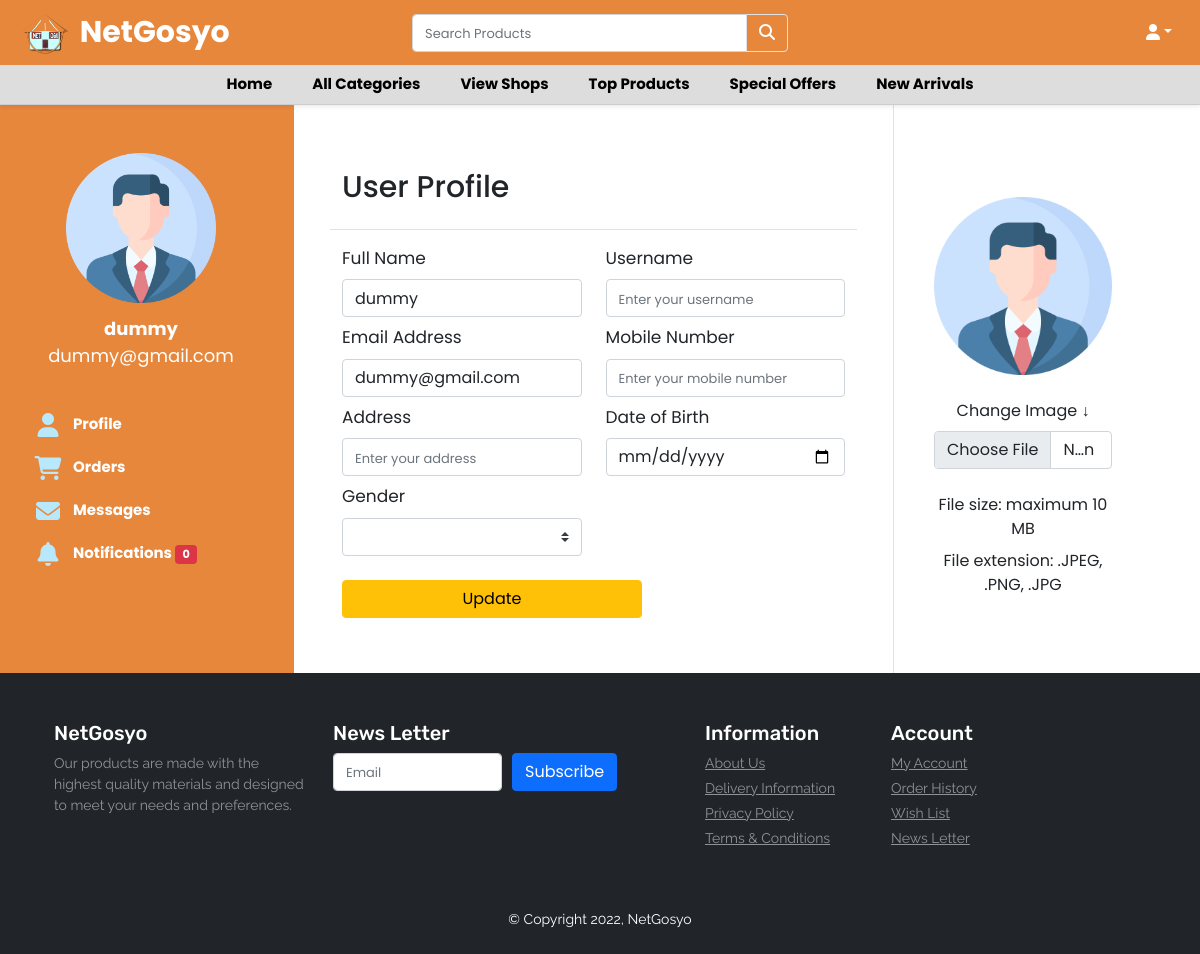
Screenshot of /user.php with the database file from the repository.
### tables this page shows
CREATE TABLE `user_form` (
  `id` int(100) NOT NULL,
  `fullname` varchar(100) NOT NULL,
  `email` varchar(100) NOT NULL,
  `username` varchar(255) NOT NULL,
  `password` varchar(100) NOT NULL,
  `phonenumber` varchar(255) NOT NULL,
  `address` varchar(255) NOT NULL,
  `dateofbirth` varchar(255) NOT NULL,
  `gender` varchar(255) NOT NULL,
  `image` varchar(255) NOT NULL,
  `shopname` varchar(250) NOT NULL DEFAULT 'user',
  `vkey` varchar(50) NOT NULL,
  `verified` tinyint(1) NOT NULL DEFAULT 0,
  `register_date` timestamp NOT NULL DEFAULT current_timestamp() ON UPDATE current_timestamp()
);

### user.php (the view, shortened to what this page needs)
<?php
include('header.php');
include('config.php');
$username = $_SESSION["user_id"];
$findresult = mysqli_query($conn, "SELECT * FROM user_form WHERE id = '$user_id'");
if ($res = mysqli_fetch_array($findresult)) {
	$fullname = $res['fullname'] ?? '';
	$username = $res['username']  ?? '';
	$email = $res['email']  ?? '';
	$phonenumber = $res['phonenumber']  ?? '';
	$address = $res['address']  ?? '';
	$dateofbirth = $res['dateofbirth']  ?? '';
	$gender = $res['gender']  ?? '';
	$image = $res['image']  ?? '';
}
?>
<!DOCTYPE html>
<html>
<head>
	<link rel="stylesheet" type="text/css" href="user_profile/css/style1.css">
	<link href="https://cdn.jsdelivr.net/npm/bootstrap@5.0.0-alpha1/dist/css/bootstrap.min.css" rel="stylesheet">
	<link href="https://cdn.jsdelivr.net/npm/bootstrap@5.0.0-alpha1/dist/js/bootstrap.bundle.min.js" rel="stylesheet">
	<link href="https://cdnjs.cloudflare.com/ajax/libs/jquery/3.2.1/jquery.min.js" rel="stylesheet">
	<link rel="stylesheet" href="https://cdnjs.cloudflare.com/ajax/libs/font-awesome/6.2.0/css/all.min.css" />
</head>
<body>
	<form action="" method="post" enctype='multipart/form-data'>
		<div class="mt-6 mb-6">
			<div class="row">
				<div class="col-3 color_left">
					<div class="d-flex flex-column align-items-center text-center p-3 py-1 pt-5">
						<div style="max-width:150px">
							<?php if ($image == NULL) {
								echo '<img src="user_profile/profile.png" class="img-fluid">';
							} else {
								echo '<img src="user-profiles/' . $image . '" class="rounded-circle img-fluid " style="height:150px; width: 150px;">';
							}
							?>
						</div>
						<span class="font-weight-bold"><?php echo $fullname; ?></span><span class=><?php echo $email; ?></span><span> </span>
					</div>
					<nav id="navbar" class="nav-menu navbar">
						<ul style="list-style: none;">
							<?php if ($_SESSION['role'] == 'user') { ?>
								<li><a href="user.php" class="nav-link scrollto ml-3"><i class="fa-solid fa-user" style="width:42px;text-align:center"></i> <span>Profile</span></a></li>
								<li><a href="orders.php" class="nav-link scrollto ml-3"><i class="fa-solid fa-cart-shopping" style="width:42px;text-align:center"></i> <span>Purchases</span></a></li>
								<li><a href="messages.php" class="nav-link scrollto ml-3"><i class="fa-solid fa-envelope" style="width:42px;text-align:center"></i> <span>Messages</span></a></li>
								<li><a href="notifications.php" class="nav-link scrollto ml-3"><i class="fa-solid fa-bell" style="width:42px;text-align:center"></i> <span>Notifications <span class="badge badge-danger"><?= mysqli_num_rows($notifications) ?></span></span></a></li>
								<li><a href="user-changepass.php" class="nav-link scrollto ml-3"><i class="fa-solid fa-cog" style="width:42px;text-align:center"></i> <span>Change Password</span></a></li>
							<?php } else { ?>
								<li><a href="user.php" class="nav-link scrollto ml-3"><i class="fa-solid fa-user" style="width:42px;text-align:center"></i> <span>Profile</span></a></li>
								<li><a href="orders.php" class="nav-link scrollto ml-3"><i class="fa-solid fa-cart-shopping" style="width:42px;text-align:center"></i> <span>Orders</span></a></li>
								<li><a href="messages.php" class="nav-link scrollto ml-3"><i class="fa-solid fa-envelope" style="width:42px;text-align:center"></i> <span>Messages</span></a></li>
								<li><a href="notifications.php" class="nav-link scrollto ml-3"><i class="fa-solid fa-bell" style="width:42px;text-align:center"></i> <span>Notifications <span class="badge badge-danger"><?= mysqli_num_rows($notifications) ?></span></span></a></li>
							<?php } ?>
						</ul>
					</nav>
				</div>
				<div class="row col-6 border-right pr-0">
					<div class="p-5 py-5">
						<div class="d-flex justify-content-between align-items-center mt-3 mb-3">
							<h4 class="text-right" style="font-size: 30px;">User Profile</h4>
						</div>
						<div class="row mt-2 border-top">
							<div class="mt-3 col-md-6"><label class="labels" style="font-size: 17px;">Full Name</label>
								<input type="text" name="fullname" placeholder="Enter your fullname" class="form-control" value="<?php echo $fullname; ?>">
							</div>
							<div class="mt-3 col-md-6"><label class="labels" style="font-size: 17px;">Username</label>
								<input type="text" name="username" placeholder="Enter your username" class="form-control" value="<?php echo $username; ?>">
							</div>
							<div class="mt-2 col-md-6"><label class="labels" style="font-size: 17px;">Email Address</label>
								<input type="text" name="emails" placeholder="Enter your email address" class="form-control" value="<?php echo $email; ?>">
							</div>
							<div class="mt-2 col-md-6"><label class="labels" style="font-size: 17px;">Mobile Number</label>
								<input type="text" name="number" placeholder="Enter your mobile number" class="form-control" value="<?php echo $phonenumber; ?>">
							</div>
							<div class="mt-2 col-md-6"><label class="labels" style="font-size: 17px;">Address</label>
								<input type="text" name="address" placeholder="Enter your address" class="form-control" value="<?php echo $address; ?>">
							</div>
							<div class="mt-2 col-md-6"><label class="labels" style="font-size: 17px;">Date of Birth</label>
								<input type="date" name="datebirth" class="form-control" value="<?php echo $dateofbirth; ?>">
							</div>
							<div class="mt-2 mb-4 col-md-6"><label class="labels" style="font-size: 17px;">Gender</label>
           			 			<select name="Gender" class="custom-select" id="gender">
									<?php if (empty($gender['gender'])) { ?>
										<option selected><?php echo $gender; ?></option>
												<option value="Male">Male</option>
									<?php } else { ?>
										<option selected><?php echo $gender; ?></option>
									<?php } ?>
            					</select>
							</div>
						</div>
						<input type="submit" value="Update" name="update_user" class="btn btn-warning">
					</div>
	</form>
	<div class="row col-3">
		<div class="p-5 py-5">
			<div class="d-flex justify-content-between align-items-center mt-3 mb-3">
			</div>
			<div class="d-flex flex-column align-items-center text-center p-1 py-6">
				<div style="max-width:256px">
					<?php if ($image == NULL) {
						echo '<img src="user_profile/profile.png" class="img-fluid">';
					} else {
						echo '<img src="user-profiles/' . $image . '" style="height:80px; width: 80px; " class="rounded-circle img-fluid>';
					}
					?>
				</div>
				<div class="form-group">
					<br>
					<label>Change Image &#8595;</label>
					<input class="form-control" type="file" name="image" style="width:100%;">
					<br>
					<label>File size: maximum 10 MB</label>
					<label>File extension: .JPEG, .PNG, .JPG</label>
				</div>
			</div>
		</div>
	</div>
</body>
</html>
<?php
include('footer.php');
?>

### css/style-header.css (style rules this page uses)
nav { display: flex; align-content: center; justify-content: space-between; }
input { background: transparent; border: 0px; outline: 0px; width: 300px; margin-left: 5px; padding-top: 0px; }
.navbar { font-family: "Poppins", sans-serif; font-weight: bold; }
nav { transition: background-color 0.5s ease; opacity: 1; transition: transform .2s cubic-bezier(0.64,0.04,0.26,0.87), opacity .5s cubic-bezier(0.64,0.04,0.26,0.87); }

### user_profile/css/style1.css (style rules this page uses)
* { font-family: 'Poppins', sans-serif; }
body { min-height: 100vh; align-items: center; justify-content: center; background: #E6873C; }
input::placeholder { font-size: small; opacity: .5; }
.color_left { background: #E6873C; color: white; font-size: large; }
.labels { font-size: 12px }
.nav-menu { padding: 30px 0 0 0; margin-top: 20px; }
.nav-menu * { margin: 0; padding: 0; list-style: none; }
.nav-menu>ul>li { position: relative; white-space: nowrap; }
.nav-menu a, .nav-menu a:focus { display: flex; align-items: center; color: white; padding: 12px 15px; margin-bottom: -5px; transition: 0.3s; font-size: 15px; }
.nav-menu a i, .nav-menu a:focus i { font-size: 24px; padding-right: 8px; color: #B8E8FC; }

### user.php (style rules this page uses)
body { overflow-x: hidden; }

### rows the page displays
user_form: fullname "dummy", email "dummy@gmail.com", emails "dummy@gmail.com"

### other values shown
mysqli_num_rows($notifications) "0"
